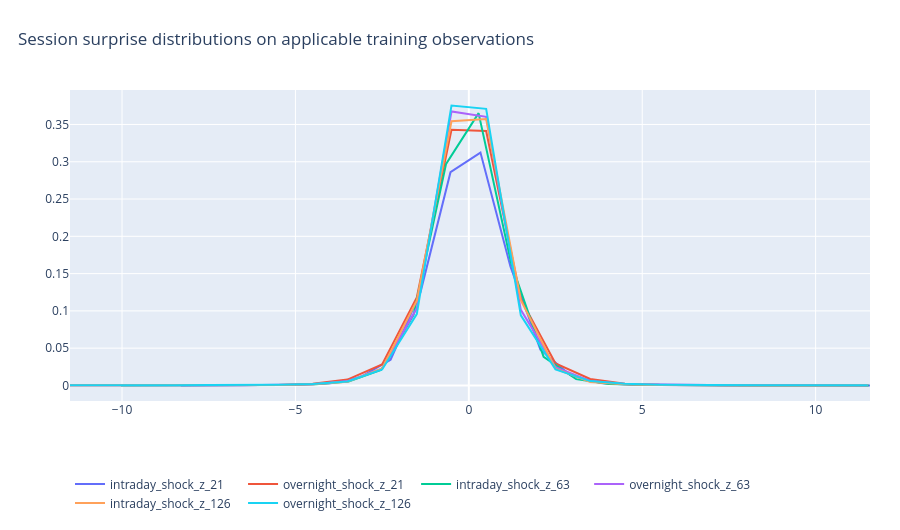

Notebook code for this chart:
### Markdown cell above
## 4. Candidate distributions

### Code cell
figures[3][1].show(renderer='plotly_mimetype')
